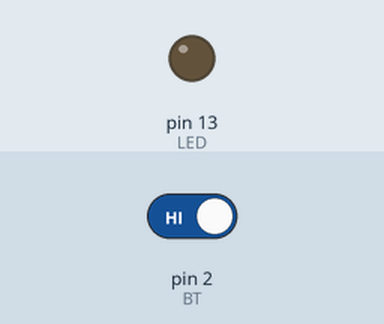
Recording of a program running on a simulated Arduino Uno, built with avr-gcc and run on an emulated ATmega328P. Shown: output pins drawn as LEDs (lit = HIGH). Inputs (shaded band) come from the test bench; at power-on: pin 2 (BT) HIGH.

Above: at 1.2 s.
1.3 s: pin 2 (BT) driven LOW
At 1.7 s:
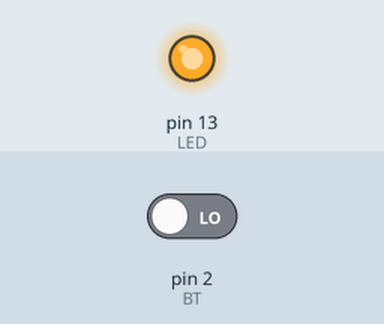
2.8 s: pin 2 (BT) driven HIGH
At 4.1 s:
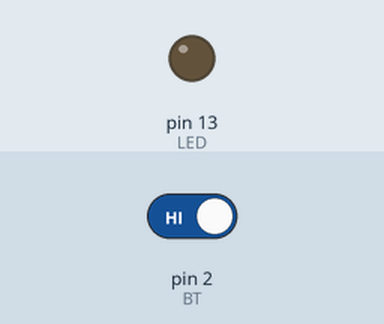
Timing chart, 0 to 5.8 s (numbered marks = the images above; inputs shaded):
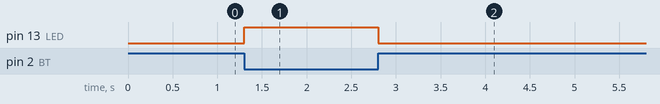

The program:

main.cpp
```cpp
/**
 * Exemplo: Operadores bit-a-bit linguagem C
 * Source: https://embarcados.com.br/bits-em-linguagem-c/
 *
 * O exemplo a seguir exibe o uso das macros apresentadas para manipulação de bits no Atmega328P.
 */

#include <Arduino.h>

#define setBit(valor,bit)     (valor |= (1<<bit))
#define clearBit(valor,bit)   (valor &= ~(1<<bit))
#define testBit(valor,bit)    (valor & (1<<bit))
#define toggleBit(valor, bit)  (valor ^= (1<<bit))

#define LED 5           //pino PB5 para o LED
#define BT  2           //pino PD2 para o BT

void setup() {
  setBit(DDRB,LED);    //configura pino PB5 como saída
  clearBit(DDRD,BT);   //configura pino PD2 como entrada
}

void loop() {

  if(!testBit(PIND,BT)){   //se botão pressionado
    setBit(PORTB,LED);     //liga led
  }
  else{                     //se não
    clearBit(PORTB,LED);    //apaga led
  }

}
```

Measured:
- after the input at 1.3 s, pin 13 (LED): LOW → HIGH at once
- after the input at 2.8 s, pin 13 (LED): HIGH → LOW at once
